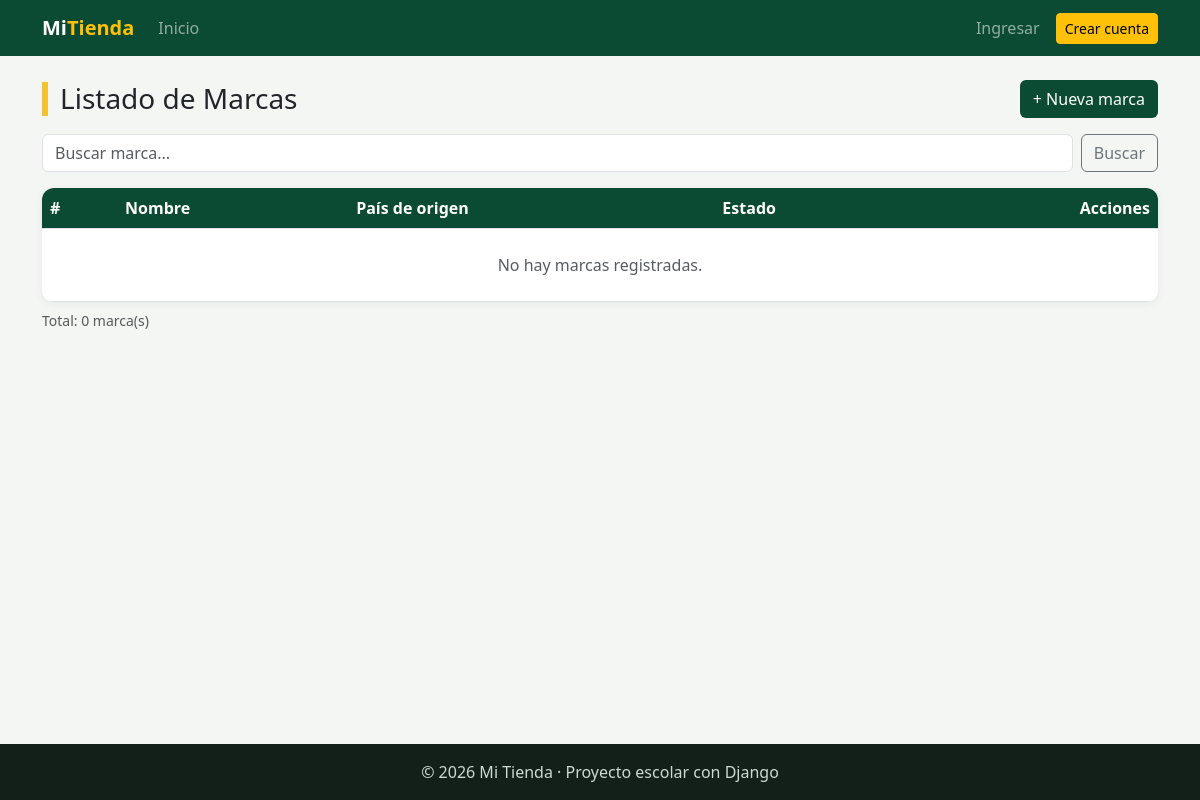
Before: /facturacion/marcas/ with the older database file.
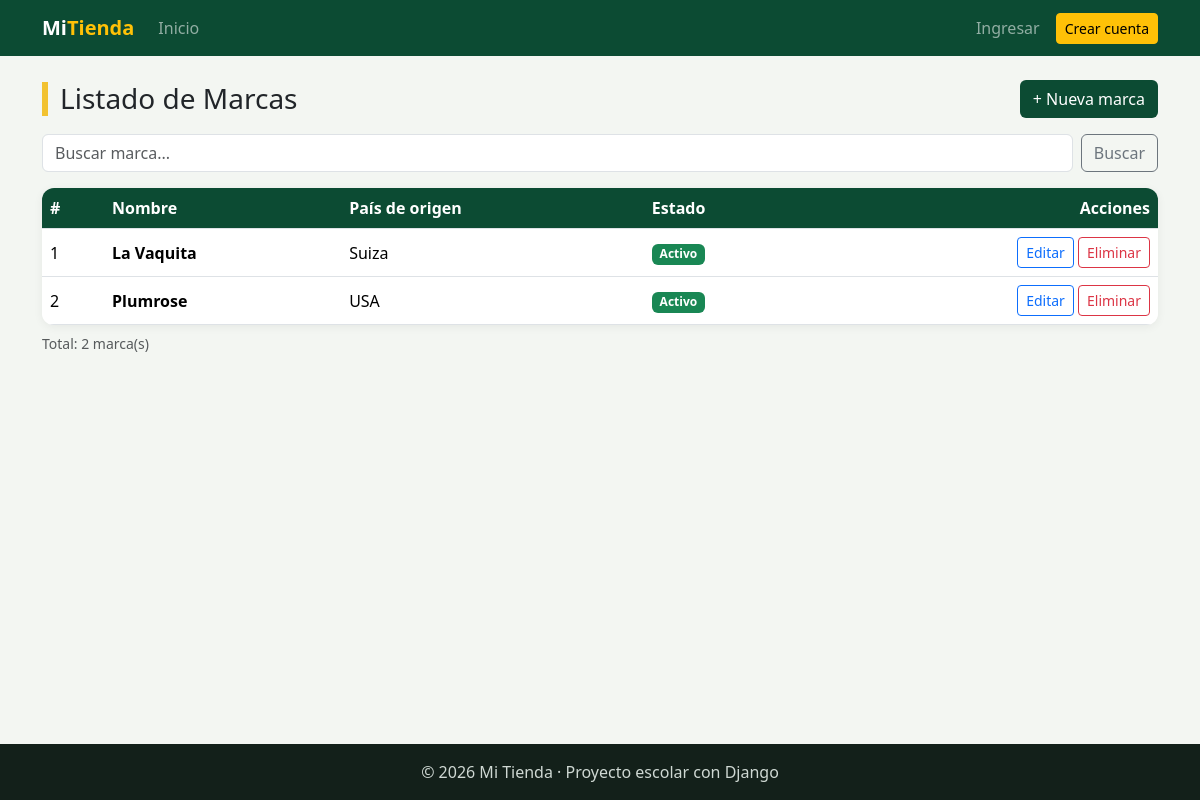
After: the same page with the newer database file.
### facturacion/models.py (models this page shows, shortened)
class ModeloBase(models.Model):
    user = models.ForeignKey(                    # 1:N con User: un usuario registra muchos registros
        User,
        on_delete=models.SET_NULL,               # Si borran al usuario, el registro se queda con user vacío
        null=True,                               # SET_NULL necesita que la columna acepte NULL
        blank=True,
        editable=False,                          # No aparece en formularios: lo llena la VISTA, no la persona
        related_name="%(class)s_registrados",    # %(class)s = nombre del modelo → user.producto_registrados
        verbose_name="Registrado por",
    )
    fecha_creacion = models.DateTimeField("Fecha de creación", auto_now_add=True)   # Se llena sola al CREAR
    fecha_modificacion = models.DateTimeField("Última modificación", auto_now=True) # Se actualiza sola en CADA save()
    class Meta:
        abstract = True                          # ← LA CLAVE: modelo "molde", sin tabla propia

class Marca(ModeloBase):
    nombre = models.CharField(max_length=60, unique=True)
    pais_origen = models.CharField("País de origen", max_length=60, blank=True)
    activo = models.BooleanField(default=True)
    class Meta:
        verbose_name = "Marca"
        verbose_name_plural = "Marcas"
        ordering = ["nombre"]

### facturacion/views.py (the view)
# urls.py: path("marcas/", views.marca_lista, name="marca_lista"),   # /facturacion/marcas/ → vista marca_lista
def marca_lista(request):                                  # READ: muestra todas las marcas
    q = request.GET.get("q", "") #                         # 1. Leemos el buscador: /facturacion/marcas/?q=sam (si no hay, queda "")
    marcas = Marca.objects.all()                          # 2. Pedimos todas las marcas a la base de datos
    if q:                                                  # 3. Si el usuario escribió algo en el buscador...
        marcas = marcas.filter(nombre__icontains=q)        #    ...dejamos solo las que contienen ese texto
    contexto = {                                           # 4. Datos que enviamos al template
        "titulo": "Marcas",                                #    → {{ titulo }}
        "marcas": marcas,                                  #    → {% for marca in marcas %}
        "q": q,                                            #    → para que el buscador no se borre
    }
    return render(request, "facturacion/marca_lista.html", contexto)   # 5. Mostramos la página

### facturacion/templates/facturacion/marca_lista.html (shortened to what this page needs)
{% extends "base.html" %}
{% block contenido %}
<div class="d-flex justify-content-between align-items-center flex-wrap gap-2 mb-3">
    <h1 class="h3 titulo-pagina m-0">Listado de {{ titulo }}</h1>
    <a href="{% url 'facturacion:marca_crear' %}" class="btn btn-verde">+ Nueva marca</a>
</div>
<form method="get" class="d-flex gap-2 mb-3">
    <input type="text" name="q" value="{{ q }}" class="form-control" placeholder="Buscar marca...">
    <button type="submit" class="btn btn-outline-secondary">Buscar</button>
</form>
<div class="tarjeta p-0 table-responsive">
    <table class="table table-hover align-middle m-0">
        <thead>
            <tr><th>#</th><th>Nombre</th><th>País de origen</th><th>Estado</th><th class="text-end">Acciones</th></tr>
        </thead>
        <tbody>
            {% for marca in marcas %}
            <tr>
                <td>{{ forloop.counter }}</td>
                <td class="fw-semibold">{{ marca.nombre }}</td>
                <td>{{ marca.pais_origen|default:"—" }}</td>
                <td>
                    {% if marca.activo %}
                        <span class="badge bg-success">Activo</span>
                    {% else %}
                        <span class="badge bg-secondary">Inactivo</span>
                    {% endif %}
                </td>
                <td class="text-end">
                    <a href="{% url 'facturacion:marca_editar' marca.id %}" class="btn btn-sm btn-outline-primary">Editar</a>
                    <a href="{% url 'facturacion:marca_eliminar' marca.pk %}" class="btn btn-sm btn-outline-danger">Eliminar</a>
                </td>
            </tr>
            {% empty %}
            <tr><td colspan="5" class="text-center text-muted py-4">No hay marcas registradas.</td></tr>
            {% endfor %}
        </tbody>
    </table>
</div>
<p class="text-muted small mt-2">Total: {{ marcas|length }} marca(s)</p>
{% endblock %}

Changed rows visible on the page:
added Marca: nombre "La Vaquita", pais_origen "Suiza", activo "Activo"
added Marca: nombre "Plumrose", pais_origen "USA", activo "Activo"
Other visible differences:
{{ marcas|length }}: "0" → "2"
text no longer shown: "No hay marcas registradas."
